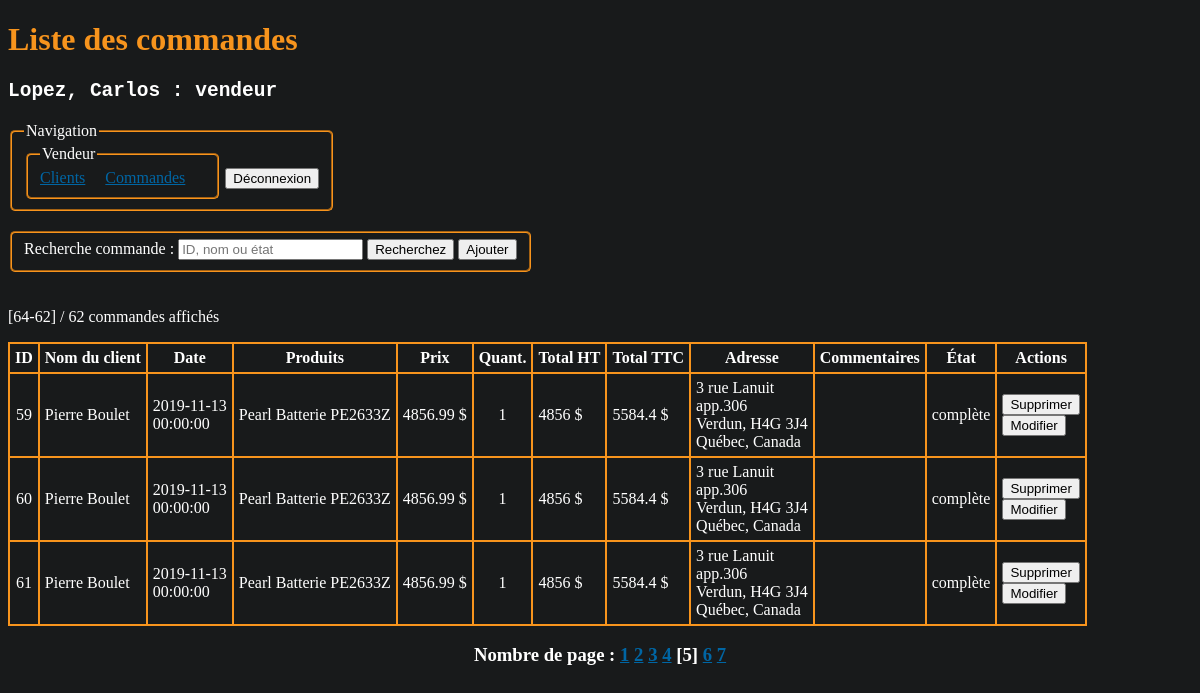
/commandes/index.php?page=5 (signed in), run on the app's committed database.
### tables this page shows
CREATE TABLE IF NOT EXISTS `commandes_produits` (
  `fk_commande_id` INT NOT NULL,
  `fk_produit_id` INT NOT NULL,
  `commande_produit_quantite` INT NOT NULL,
  PRIMARY KEY (`fk_produit_id`, `fk_commande_id`),
  INDEX `fk_commandes_has_produits_produits1_idx` (`fk_produit_id` ASC),
  INDEX `fk_commandes_has_produits_Commandes1_idx` (`fk_commande_id` ASC),
  CONSTRAINT `fk_commandes_has_produits_commandes1`
    FOREIGN KEY (`fk_commande_id`)
    REFERENCES `commandes` (`commande_id`)
    ON DELETE NO ACTION
    ON UPDATE NO ACTION,
  CONSTRAINT `fk_commandes_has_produits_produits1`
    FOREIGN KEY (`fk_produit_id`)
    REFERENCES `produits` (`produit_id`)
    ON DELETE NO ACTION
    ON UPDATE NO ACTION);

CREATE TABLE IF NOT EXISTS `commandes` (
  `commande_id` INT NOT NULL AUTO_INCREMENT,
  `commande_date` TIMESTAMP NOT NULL DEFAULT CURRENT_TIMESTAMP,
  `commande_adresse` VARCHAR(255) NOT NULL,
  `commande_adresse2` VARCHAR(255) NULL,
  `commande_adresse_ville` VARCHAR(255) NOT NULL,
  `commande_adresse_cp` VARCHAR(255) NOT NULL,
  `commande_etat` VARCHAR(255) NOT NULL DEFAULT "en cours",
  `commande_commentaires` VARCHAR(255) NULL,
  `fk_client_id` INT NOT NULL,
  PRIMARY KEY (`commande_id`),
  INDEX `fk_commandes_clients_idx` (`fk_client_id` ASC),
  CONSTRAINT `fk_commandes_clients`
    FOREIGN KEY (`fk_client_id`)
    REFERENCES `clients` (`client_id`)
    ON DELETE NO ACTION
    ON UPDATE NO ACTION);

### inc/sql.php (called while the page is built, shortened)
    <?php
function NombreProduitsParCommandes($conn)
{
    $req = "SELECT fk_commande_id, COUNT(fk_produit_id) AS 'nombre_de_produits' FROM commandes_produits GROUP BY fk_commande_id";
    if ($result = mysqli_query($conn, $req)) {
        $nbResult = mysqli_num_rows($result);
        $liste = array();
        if ($nbResult) {
            mysqli_data_seek($result, 0);
            while ($row = mysqli_fetch_array($result, MYSQLI_ASSOC)) {
                $liste[] = $row;
            }
        }
        return $liste;
    } else {
        errSQL($conn);
        exit;
    }
}
function NombreCommandes($conn)
{
    $req = "SELECT COUNT(commande_id) AS 'nombre' FROM commandes";
    if ($result = mysqli_query($conn, $req)) {
        $nbResult = mysqli_num_rows($result);
        if ($nbResult) {
            mysqli_data_seek($result, 0);
            $row = mysqli_fetch_array($result, MYSQLI_ASSOC);
            $nombre = $row["nombre"];
        }
        return $nombre;
    } else {
        errSQL($conn);
        exit;
    }
}
function ListerCommandes($conn, $recherche = "", $offset, $nbrParPage)
{
    $recherche = "%" . $recherche . "%";
    $req = "SELECT
    C.commande_id as 'commande_id',
    CONCAT(CL.client_prenom, ' ', CL.client_nom) as 'client_nom',
    SUBSTRING(C.commande_date, 1, 10) as 'date',
    SUBSTRING(C.commande_date, 12, 8) as 'heure',
    P.produit_nom as 'produit',
    CP.commande_produit_quantite as 'quantite',
    P.produit_prix as 'prix',
    C.commande_adresse as 'adresse',
    C.commande_adresse2 as 'adresse2',
    C.commande_adresse_ville as 'adresse_ville',
    C.commande_adresse_cp as 'adresse_cp',
    C.commande_commentaires as 'commentaires',
    C.commande_etat as 'etat'
    FROM
        commandes as C
    INNER JOIN
        commandes_produits as CP on CP.fk_commande_id = C.commande_id
    INNER JOIN
        produits as P on P.produit_id = CP.fk_produit_id
    INNER JOIN
        clients as CL on CL.client_id = C.fk_client_id
    WHERE (CL.client_prenom LIKE '$recherche') OR (CL.client_nom LIKE '$recherche') OR (C.commande_id LIKE '$recherche') OR (C.commande_etat LIKE '$recherche')
    ORDER BY `commande_id` ASC
    LIMIT $offset, $nbrParPage";
    if ($result = mysqli_query($conn, $req, MYSQLI_STORE_RESULT)) {
        $nbResult = mysqli_num_rows($result);
        $liste = array();
        if ($nbResult) {
            mysqli_data_seek($result, 0);
            $commande_id = "";
            $commande_client = "";
            $commande_date = "";
            $commande_heure = "";
            $commande_produit = "";
            $commande_produit_quantite = "";
            $commande_produit_prix = "";
            $commande_total_HT = "";
            $commande_total_TTC = "";
            $commande_adresse = "";
            $commande_adresse2 = "";
            $commande_adresse_ville = "";
            $commande_adresse_cp = "";
            $commande_commentaires = "";
            $commande_etat = "";
            while ($row = mysqli_fetch_array($result, MYSQLI_ASSOC)) {
                if ($commande_id !== $row['commande_id']) {
                    if ($commande_id !== "") {
                        $liste[] = array(
                            'commande_id' => $commande_id,
                            'commande_client' => $commande_client,
                            'commande_date' => $commande_date,
                            'commande_heure' => $commande_heure,
                            'commande_produit' => $commande_produit,
                            'commande_produit_quantite' => $commande_produit_quantite,
                            'commande_produit_prix' => $commande_produit_prix,
                            'commande_total_ht' => $commande_total_HT,
                            'commande_total_ttc' => $commande_total_TTC,
                            'commande_adresse' => $commande_adresse,
                            'commande_adresse2' => $commande_adresse2,
                            'commande_adresse_ville' => $commande_adresse_ville,
                            'commande_adresse_cp' => $commande_adresse_cp,
                            'commande_commentaires' => $commande_commentaires,
                            'commande_etat' => $commande_etat
                        );
                    }
                    $commande_id = $row['commande_id'];
                    $commande_client = $row['client_nom'];
                    $commande_date = $row['date'];
                    $commande_heure = $row['heure'];
                    $commande_produit = [];
                    $commande_produit_prix = [];
                    $commande_produit_quantite = [];
                    $commande_adresse = $row['adresse'];
                    $commande_adresse2 = $row['adresse2'];
                    $commande_adresse_ville = $row['adresse_ville'];
                    $commande_adresse_cp = $row['adresse_cp'];
                    $commande_commentaires = $row['commentaires'];
                    $commande_etat = $row['etat'];
                }
                $commande_produit[] = $row['produit'];
                $commande_produit_prix[] = $row['prix'] . " $";
                $commande_produit_quantite[] = $row['quantite'];
                $commande_total_HT = 0;
                for ($i = 0; $i < count($commande_produit_prix); ++$i) {
                    $commande_total_HT = $commande_total_HT + intval($commande_produit_prix[$i]);
                }
                $commande_total_TTC = $commande_total_HT * 1.15;
                $commande_total_HT = $commande_total_HT . " $";
                $commande_total_TTC = $commande_total_TTC . " $";
            }
            $liste[] = array(
                'commande_id' => $commande_id,
                'commande_client' => $commande_client,
                'commande_date' => $commande_date,
                'commande_heure' => $commande_heure,
                'commande_produit' => $commande_produit,
                'commande_produit_prix' => $commande_produit_prix,
                'commande_produit_quantite' => $commande_produit_quantite,
                'commande_total_ht' => $commande_total_HT,
                'commande_total_ttc' => $commande_total_TTC,
                'commande_adresse' => $commande_adresse,
                'commande_adresse2' => $commande_adresse2,
                'commande_adresse_ville' => $commande_adresse_ville,
                'commande_adresse_cp' => $commande_adresse_cp,
                'commande_commentaires' => $commande_commentaires,
                'commande_etat' => $commande_etat
            );
            return $liste;
        } else {
            return $liste;
        }
    }
}
            mysqli_rollback($conn); ?>

### commandes/index.php (the view, shortened to what this page needs)
<?php
require_once("../inc/sql.php");
$recherche = isset($_POST['recherche']) ? trim($_POST['recherche']) : "";
$nombreCommandes = NombreCommandes($conn);
$nombrePages = ceil($nombreCommandes / 10);
$pageActuelle = 1;
if (isset($_GET['page'])) {
    $pageActuelle = $_GET['page'];
} elseif ($pageActuelle > $nombrePages) {
    $pageActuelle = $nombrePages;
} else {
    $pageActuelle = 1;
}
$produitsParCommandes = NombreProduitsParCommandes($conn);
$nombres_de_produits_pour_dix_commandes = 0;
for ($i = 0; $i < 10; ++$i) {
    $nombres_de_produits_pour_dix_commandes += $produitsParCommandes[$i]['nombre_de_produits'];
}
$nbrParPage =  $nombres_de_produits_pour_dix_commandes;
$offset = ($pageActuelle - 1) * $nombres_de_produits_pour_dix_commandes;
$liste = ListerCommandes($conn, $recherche, $offset, $nbrParPage);
?>
<!DOCTYPE html>
<html lang="fr">
<head>
    <link rel="stylesheet" href="../assets/css/main.css">
</head>
<body>
    <h1>Liste des commandes</h1>
    <h2>
        <pre><?= $_SESSION['utilisateur']["utilisateur_nom"] . ", " . $_SESSION['utilisateur']["utilisateur_prenom"] . " : " . $_SESSION['utilisateur']["utilisateur_type"] ?></pre>
    </h2>
    <?php include("../menu.php"); ?>
    <form id="recherche" action="" method="post">
        <fieldset>
            <label>Recherche commande : </label>
            <input type="text" name="recherche" value="<?= $recherche ?>" placeholder="ID, nom ou état">
            <input type="submit" value="Recherchez">
            <button class="ajout"><a href="ajout.php">Ajouter</a></button>
        </fieldset>
    </form>
    <p>[<?= $offset ?>-<?= ($offset + 10) > $nombreCommandes ? $nombreCommandes : ($offset + 10) ?>] / <?= $nombreCommandes ?> commandes affichés</p>
    <table>
        <tr>
            <th>ID</th>
            <th>Nom du client</th>
            <th>Date</th>
            <th>Produits</th>
            <th>Prix</th>
            <th>Quant.</th>
            <th>Total HT</th>
            <th>Total TTC</th>
            <th>Adresse</th>
            <th>Commentaires</th>
            <th>État</th>
            <th>Actions</th>
        </tr>
        <?php
        foreach ($liste as $row) :
        ?>
            <tr>
                <td style="text-align: center;"><?= $row["commande_id"] ?></td>
                <td><?= $row["commande_client"] ?></td>
                <td><?= $row["commande_date"] . "<br>" . $row["commande_heure"] ?></td>
                <td><?= implode("<br>", $row["commande_produit"]) ?></td>
                <td style="text-align: center;"><?= implode("<br>", $row["commande_produit_prix"]) ?></td>
                <td style="text-align: center;"><?= implode("<br>", $row["commande_produit_quantite"]) ?></td>
                <td><?= $row["commande_total_ht"] ?></td>
                <td><?= $row["commande_total_ttc"] ?></td>
                <td><?php echo $row["commande_adresse"];
                    echo isset($row["commande_adresse2"]) ? "<br>" . $row["commande_adresse2"] : "";
                    echo "<br>" . $row["commande_adresse_ville"] . ", " . $row["commande_adresse_cp"] .
                        "<br>Québec, Canada" ?></td>
                <td><?= $row["commande_commentaires"] ?></td>
                <td><?= $row["commande_etat"] ?></td>
                <td>
                    <form action="" method="post">
                        <input type="submit" value="Supprimer">
                    </form>
                    <form action="" method="post">
                        <input type="submit" value="Modifier">
                    </form>
                </td>
            </tr>
        <?php endforeach; ?>
    </table>
    <h3 class="pagination">Nombre de page :
        <?php
        for ($i = 1; $i <= $nombrePages; ++$i) {
            if ($i == $pageActuelle) {
                echo "[" . $i . "] ";
            } else {
                echo "<a href=index.php?page=" . $i . ">" . $i . "</a> ";
            }
        }
        ?>
    </h3>
</body>
</html>

### assets/css/style.css (style rules this page uses)
body { background-color: #181a1b; color: white; padding-bottom: 200px; }
h1 { color: #F7941D; }
a { color: #0066a4; }
button a { text-decoration: none; color: black; }
fieldset { display: inline; border-radius: 5px; border-color: #F7941D ; margin-bottom: 20px; }
table { border-collapse: collapse; }
table,th, td { border: 2px solid #F7941D; }
th, td { padding: 5px; }
.pagination { text-align: center; }

### data on the page
commandes_produits: fk_commande.commande_id "59", commande_client "Pierre Boulet", commande_date "2019-11-13", commande_heure "00:00:00", commande_produit "Pearl Batterie PE2633Z", commande_produit_prix "4856.99 $", commande_produit_quantite "1", commande_total_ht "4856 $", commande_total_ttc "5584.4 $", fk_commande.commande_adresse "3 rue Lanuit", fk_commande.commande_adresse2 "app.306", fk_commande.commande_adresse_ville "Verdun", fk_commande.commande_adresse_cp "H4G 3J4", fk_commande.commande_etat "complète"
commandes_produits: fk_commande.commande_id "60", commande_client "Pierre Boulet", commande_date "2019-11-13", commande_heure "00:00:00", commande_produit "Pearl Batterie PE2633Z", commande_produit_prix "4856.99 $", commande_produit_quantite "1", commande_total_ht "4856 $", commande_total_ttc "5584.4 $", fk_commande.commande_adresse "3 rue Lanuit", fk_commande.commande_adresse2 "app.306", fk_commande.commande_adresse_ville "Verdun", fk_commande.commande_adresse_cp "H4G 3J4", fk_commande.commande_etat "complète"
commandes_produits: fk_commande.commande_id "61", commande_client "Pierre Boulet", commande_date "2019-11-13", commande_heure "00:00:00", commande_produit "Pearl Batterie PE2633Z", commande_produit_prix "4856.99 $", commande_produit_quantite "1", commande_total_ht "4856 $", commande_total_ttc "5584.4 $", fk_commande.commande_adresse "3 rue Lanuit", fk_commande.commande_adresse2 "app.306", fk_commande.commande_adresse_ville "Verdun", fk_commande.commande_adresse_cp "H4G 3J4", fk_commande.commande_etat "complète"

### other printed values
$_SESSION['utilisateur']["utilisateur_nom"] "Lopez"
$_SESSION['utilisateur']["utilisateur_prenom"] "Carlos"
$_SESSION['utilisateur']["utilisateur_type"] "vendeur"
$offset "64"
$nombreCommandes "62"
